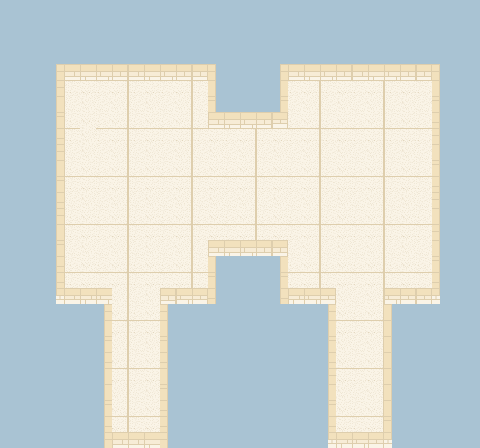

This is a level from a 2D game, rendered from its Tiled map with the project's own tilesets. A one-line summary and the complete map file follow:
An orthogonal 30x28 tile map with 16x16 px tiles, 1 tile layer (Tile Layer 1).

<map version="1.2" tiledversion="1.3.1" orientation="orthogonal" renderorder="right-down" compressionlevel="-1" width="30" height="28" tilewidth="16" tileheight="16" infinite="0" nextlayerid="2" nextobjectid="1">
 <tileset firstgid="1" source="NewBackground.tsx" />
 <layer id="1" name="Tile Layer 1" width="30" height="28">
  <data encoding="csv">
1,1,1,1,1,1,1,1,1,1,1,1,1,1,1,1,1,1,1,1,1,1,1,1,1,1,1,1,1,1,
1,1,1,1,1,1,1,1,1,1,1,1,1,1,1,1,1,1,1,1,1,1,1,1,1,1,1,1,1,1,
1,1,1,1,1,1,1,1,1,1,1,1,1,1,1,1,1,1,1,1,1,1,1,1,1,1,1,1,1,1,
1,1,1,1,1,1,1,1,1,1,1,1,1,1,1,1,1,1,1,1,1,1,1,1,1,1,1,1,1,1,
1,1,1,2,3,4,5,6,3,4,5,6,6,7,1,1,1,2,3,4,5,6,3,4,5,6,6,7,1,1,
1,1,1,2,10,11,12,13,10,11,12,13,10,14,1,1,1,9,12,13,10,11,12,13,10,11,12,14,1,1,
1,1,1,9,17,18,19,20,17,18,19,20,17,21,1,1,1,16,19,20,17,18,19,20,17,18,19,21,1,1,
1,1,1,16,24,25,26,27,24,25,26,27,24,3,4,5,6,34,26,27,24,25,26,27,24,25,26,28,1,1,
1,1,1,23,10,18,12,13,10,11,12,13,10,11,12,13,10,11,12,13,10,11,12,13,10,11,12,7,1,1,
1,1,1,2,17,18,19,20,17,18,19,20,17,18,19,20,17,18,19,20,17,18,19,20,17,18,19,14,1,1,
1,1,1,9,24,25,26,27,24,25,26,27,24,25,26,27,24,25,26,27,24,25,26,27,24,25,26,21,1,1,
1,1,1,16,10,11,12,13,10,11,12,13,10,11,12,13,10,11,12,13,10,11,12,13,10,11,12,28,1,1,
1,1,1,23,17,18,19,20,17,18,19,20,17,18,19,20,17,18,19,20,17,18,19,20,17,18,19,7,1,1,
1,1,1,2,24,25,26,27,24,25,26,27,24,25,26,27,24,25,26,27,24,25,26,27,24,25,26,14,1,1,
1,1,1,9,10,11,12,13,10,11,12,13,10,11,12,13,10,11,12,13,10,11,12,13,10,11,12,7,1,1,
1,1,1,16,17,18,19,20,17,18,19,20,17,3,4,5,6,6,19,20,17,18,19,20,17,18,19,14,1,1,
1,1,1,23,24,25,26,27,24,25,26,27,24,14,1,1,1,9,26,27,24,25,26,27,24,25,26,21,1,1,
1,1,1,23,10,11,12,13,10,11,12,13,10,21,1,1,1,16,12,13,10,11,12,13,10,11,12,28,1,1,
1,1,1,30,31,32,33,20,17,18,6,33,34,28,1,1,1,23,32,33,34,18,19,20,33,34,34,35,1,1,
1,1,1,1,1,1,2,27,24,25,7,1,1,1,1,1,1,1,1,1,2,25,26,27,14,1,1,1,1,1,
1,1,1,1,1,1,9,13,10,11,14,1,1,1,1,1,1,1,1,1,9,11,12,13,14,1,1,1,1,1,
1,1,1,1,1,1,16,20,17,18,21,1,1,1,1,1,1,1,1,1,16,18,19,20,14,1,1,1,1,1,
1,1,1,1,1,1,23,27,24,25,28,1,1,1,1,1,1,1,1,1,23,25,26,27,14,1,1,1,1,1,
1,1,1,1,1,1,9,13,10,11,14,1,1,1,1,1,1,1,1,1,2,11,12,13,14,1,1,1,1,1,
1,1,1,1,1,1,9,20,17,18,21,1,1,1,1,1,1,1,1,1,9,18,19,20,14,1,1,1,1,1,
1,1,1,1,1,1,16,27,24,25,28,1,1,1,1,1,1,1,1,1,16,25,26,27,14,1,1,1,1,1,
1,1,1,1,1,1,23,13,10,11,28,1,1,1,1,1,1,1,1,1,23,11,12,13,21,1,1,1,1,1,
1,1,1,1,1,1,2,3,3,4,7,1,1,1,1,1,1,1,1,1,30,32,33,34,35,1,1,1,1,1
</data>
 </layer>
</map>